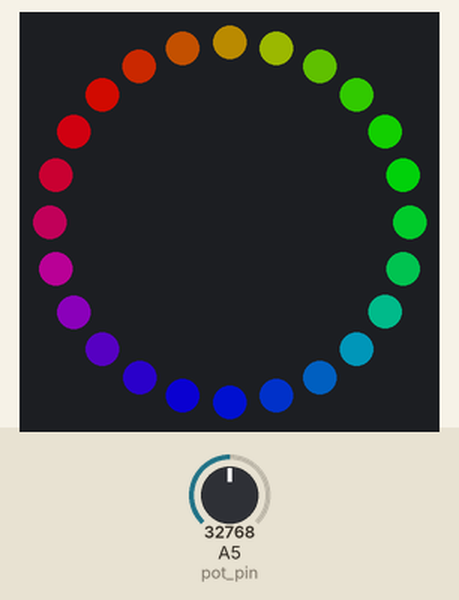
Simulated run of this program. Board: Circuit Playground running CircuitPython. Shown: 24 RGB LEDs in a ring, first at the top, clockwise. The test bench sets the inputs (shaded band); at power-on: A5 (pot_pin) = 32768 (analog values on the 0–65535 scale). Dim RGB values are drawn brighter than linear.

Above: at 1.2 s.
1.3 s: A5 (pot_pin) set to 0
At 1.9 s:
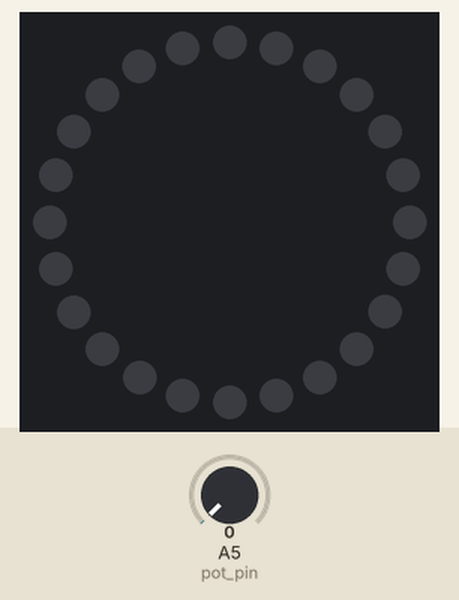
2.8 s: A5 (pot_pin) set to 7864
At 4.0 s:
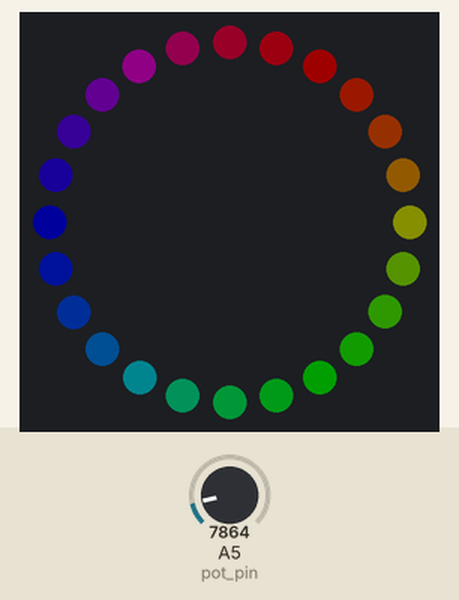
5.0 s: A5 (pot_pin) set to 19660
At 6.1 s:
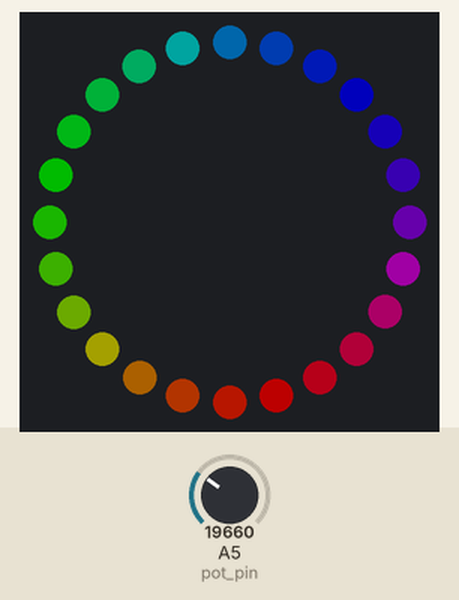
Timing chart, 0 to 8.0 s (numbered marks = the images above; inputs shaded):
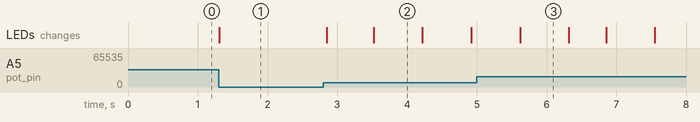

Measured:
- after the input at 1.3 s, the LEDs: change at once (image 1)
- after the input at 2.8 s, the LEDs: first change after 0.05 s (image 2 shows a later state)
- what the display in image 2 shows lasts 0.7 s, from 3.5 s to 4.2 s

The program:

external_neopixel_pot.py
```python
# Marie Huynh
# External NeoPixel with Brightness Control
# Runs on Circuit Playground Express + 24 NeoPixel ring + potentiometer

# Note: Gemma M0 uses D1 but Circuit Playground Express uses A1 for NeoPixels

import time
import board
import analogio
from neopixel import NeoPixel

pixel_pin = board.A1
pot_pin = analogio.AnalogIn(board.A5)
num_pixels = 24

pixels = NeoPixel(pixel_pin, num_pixels, brightness=.1, auto_write=False)

def wheel(pos):
    # Input a value 0 to 255 to get a color value.
    # The colours are a transition r - g - b - back to r.
    if pos < 0 or pos > 255:
        return (0, 0, 0)
    if pos < 85:
        return (255 - pos * 3, pos * 3, 0)
    if pos < 170:
        pos -= 85
        return (0, 255 - pos * 3, pos * 3)
    pos -= 170
    return (pos * 3, 0, 255 - pos * 3)

def rainbow_cycle(wait, speed):
    for j in range(255):
        for i in range(num_pixels):
            rc_index = (i * 256 // num_pixels) + (j * speed)
            pixels[i] = wheel(rc_index & 255)
        pixels.show()
        time.sleep(wait)
        adjust_brightness()  # much better response time here than in main loop

def adjust_brightness():
    pixels.brightness = pot_pin.value/65536
    # print((pixels.brightness,))  # print for plotter

while True:
    rainbow_cycle(0, 10)
```
